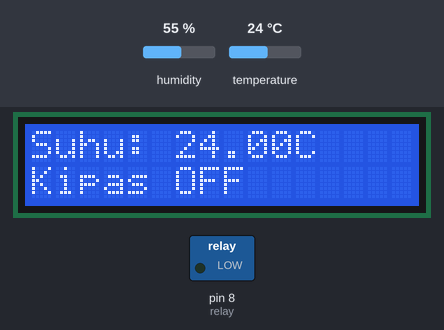
Simulated run of this sketch. Board: Arduino Uno, built with avr-gcc and run on an emulated ATmega328P. Parts: 16×2 character LCD, switched loads named in the sketch (green lamp = pin HIGH). The inputs (shaded band) are chosen by the test bench; at power-on: temperature 24 °C, humidity 55 %.

Above: at 1.2 s.
1.3 s: temperature set to 29 °C
At 2.4 s:
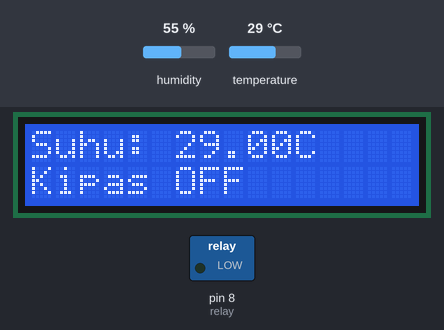
4.0 s: temperature set to 32 °C
At 4.5 s:
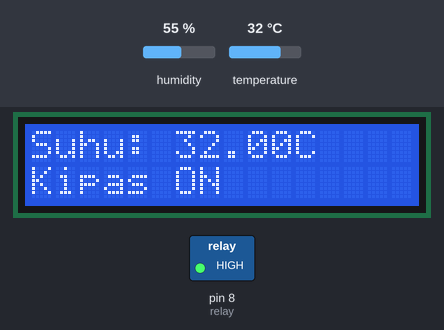
6.7 s: temperature set to 12 °C
At 8.6 s:
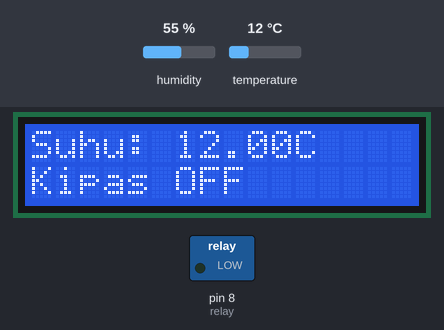
Timing chart, 0 to 10.1 s (numbered marks = the images above; inputs shaded):
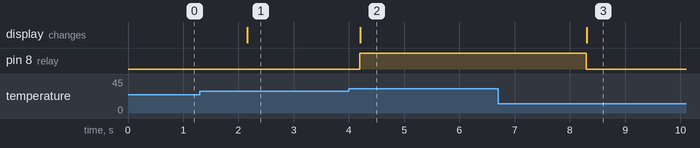

Measured:
- the behaviour switches between 30 and 31 °C on temperature (found by bisection; images 1 and 2)
- after the input at 1.3 s, the display: changes after 0.86 s (image 1)
- after the input at 4.0 s, pin 8 (relay): LOW → HIGH after 0.20 s; the display: changes after 0.21 s (image 2)
- after the input at 6.7 s, pin 8 (relay): HIGH → LOW after 1.6 s; the display: changes after 1.6 s (image 3)

The sketch:

main.ino
```cpp
#include <Wire.h>
#include <LiquidCrystal_I2C.h>
#include <DHT.h>

#define DHTPIN 2
#define DHTTYPE DHT11

DHT dht(DHTPIN, DHTTYPE);
LiquidCrystal_I2C lcd(0x27, 16, 2);

int relay = 8;

void setup() {
  lcd.init();
  lcd.backlight();

  dht.begin();

  pinMode(relay, OUTPUT);
  digitalWrite(relay, LOW);
}

void loop() {
  float suhu = dht.readTemperature();

  lcd.clear();

  lcd.setCursor(0, 0);
  lcd.print("Suhu: ");
  lcd.print(suhu);
  lcd.print("C");

  lcd.setCursor(0, 1);

  if (suhu > 30) {
    digitalWrite(relay, HIGH);
    lcd.print("Kipas ON");
  } else {
    digitalWrite(relay, LOW);
    lcd.print("Kipas OFF");
  }

  delay(2000);
}
```
